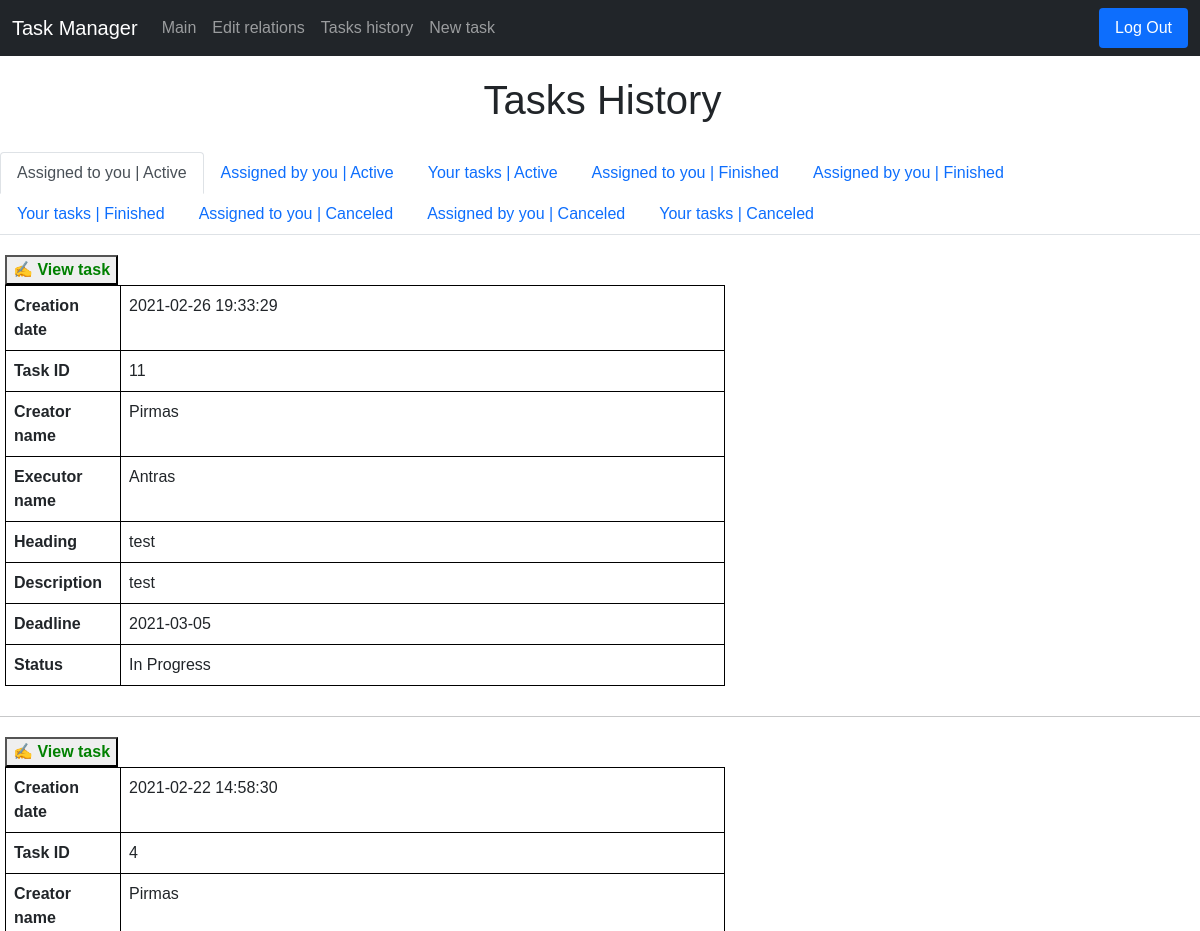
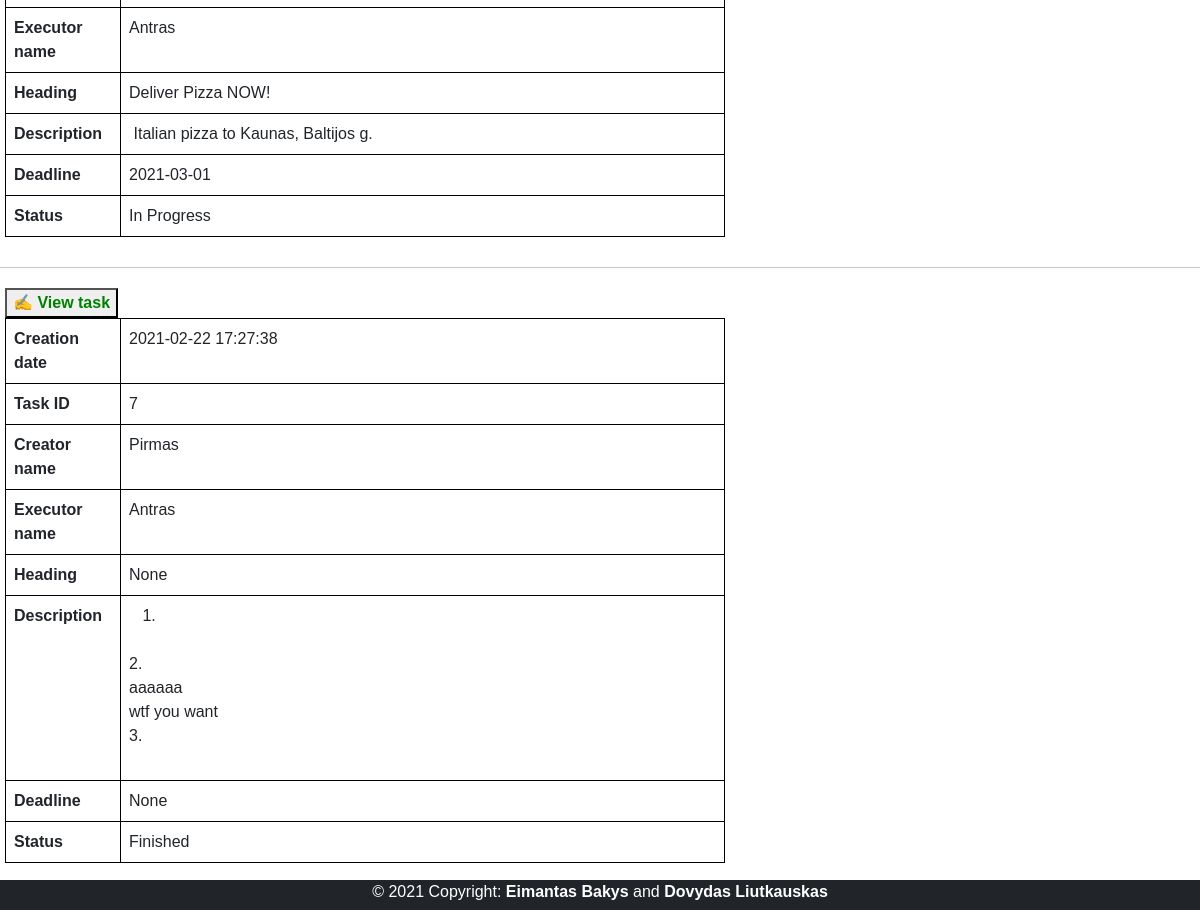
/tasks (signed in), run on the app's committed database (2 pictures, top to bottom).
### tables this page shows
CREATE TABLE tasks(id INTEGER PRIMARY KEY, creator_id INTEGER, executor_id INTEGER, heading TEXT, description TEXT, creation_date TIMESTAMP DEFAULT CURRENT_TIMESTAMP,
deadline_date TIMESTAMP, status INTEGER);

CREATE TABLE users(user_id INTEGER PRIMARY KEY, name TEXT NOT NULL UNIQUE, hash TEXT NOT NULL, position TEXT, company TEXT);

### application.py (the view)
@app.route("/tasks", methods=["GET"])
def tasks():
    connection = sqlite3.connect('data.db')
    db = connection.cursor()
    db.execute("SELECT * FROM tasks WHERE creator_id = ? ORDER BY creation_date DESC", (session["user_id"],))
    creator = db.fetchall()
    db.execute("SELECT * FROM tasks WHERE executor_id = ? ORDER BY creation_date DESC", (session["user_id"],))
    executor = db.fetchall()
    db.execute("SELECT * FROM users")
    users = db.fetchall()
    return render_template("tasks.html", creator=creator, executor=executor, users=users)

### templates/tasks.html (shortened to what this page needs)
{% extends "layout.html" %}
{% block main %}
<h1 class="pageTitle">Tasks History</h1>
<nav>
    <div class="nav nav-tabs" id="nav-tab" role="tablist">
      <button class="nav-link active" id="nav-executor-tab" data-bs-toggle="tab" data-bs-target="#nav-executor" type="button" role="tab" aria-controls="nav-executor" aria-selected="true">Assigned to you | Active</button>
      <button class="nav-link" id="nav-creator-tab" data-bs-toggle="tab" data-bs-target="#nav-creator" type="button" role="tab" aria-controls="nav-creator" aria-selected="false">Assigned by you | Active</button>
      <button class="nav-link" id="nav-yourTasks-tab" data-bs-toggle="tab" data-bs-target="#nav-yourTasks" type="button" role="tab" aria-controls="nav-yourTasks" aria-selected="false">Your tasks | Active</button>
      <button class="nav-link" id="nav-executorF-tab" data-bs-toggle="tab" data-bs-target="#nav-executorF" type="button" role="tab" aria-controls="nav-executorF" aria-selected="false">Assigned to you | Finished</button>
      <button class="nav-link" id="nav-creatorF-tab" data-bs-toggle="tab" data-bs-target="#nav-creatorF" type="button" role="tab" aria-controls="nav-creatorF" aria-selected="false">Assigned by you | Finished</button>
      <button class="nav-link" id="nav-yourTasksF-tab" data-bs-toggle="tab" data-bs-target="#nav-yourTasksF" type="button" role="tab" aria-controls="nav-yourTasksF" aria-selected="false">Your tasks | Finished</button>
      <button class="nav-link" id="nav-executorC-tab" data-bs-toggle="tab" data-bs-target="#nav-executorC" type="button" role="tab" aria-controls="nav-executorC" aria-selected="false">Assigned to you | Canceled</button>
      <button class="nav-link" id="nav-creatorC-tab" data-bs-toggle="tab" data-bs-target="#nav-creatorC" type="button" role="tab" aria-controls="nav-creatorC" aria-selected="false">Assigned by you | Canceled</button>
      <button class="nav-link" id="nav-yourTasksC-tab" data-bs-toggle="tab" data-bs-target="#nav-yourTasksC" type="button" role="tab" aria-controls="nav-yourTasksC" aria-selected="false">Your tasks | Canceled</button>
    </div>
  </nav>
  <div class="tab-content" id="nav-tabContent">
    <div class="tab-pane fade show active" id="nav-executor" role="tabpanel" aria-labelledby="nav-executor-tab">
        {% for row in executor %}
        {% if row[1] != row[2] and row[7] == 0 %}
<div class="container-2" style="margin-top: 20px;">
    <form action="/" method="POST">
        <button type="submit" name="task_id" value="{{ row[0] }}" class="edit">&#9997; View task</button>
        <table class="table">
            <tr class="borderr">
                <th scope="col" class="borderName">Creation date</th>
                <td class="borderr">{{ row[5] }}</td>
            </tr>
            <tr class="borderr">
                <th scope="col" class="borderName">Task ID</th>
                <td class="borderr">{{ row[0] }} </td>
            </tr>
            <tr class="borderr">
                <th scope="col" class="borderName">Creator name</th>
                <td class="borderr">
                    {% for user in users %}
                    {% if user[0] == row[1] %}
                    {{ user[1] }}
                    {% endif %}
                    {% endfor %}
                </td>
            </tr>
            <tr class="borderr">
                <th scope="col" class="borderName">Executor name</th>
                <td class="borderr">
                    {% for user in users %}
                    {% if user[0] == row[2] %}
                    {{ user[1] }}
                    {% endif %}
                    {% endfor %}
                </td>
            </tr>
            <tr class="borderr">
                <th scope="col" class="borderName" tyle="white-space: pre-wrap;">Heading</th>
                <td class="borderr">{{ row[3] }}</td>
            </tr>
            <tr class="borderr">
                <th scope="col" class="borderName">Description</th>
                <td class="borderr" style="white-space: pre-wrap;">{{ row[4] }}</td>
            </tr>
            <tr class="borderr">
                <th scope="col" class="borderName">Deadline</th>
                <td class="borderr">{{ row[6] }}</td>
            </tr>
            <tr class="borderr">
                <th scope="col" class="borderName">Status</th>
                <td class="borderr">In Progress</td>
            </tr>
        </table>
        <hr>
    </form>
</div>
{% endif %}
{% endfor %}
    </div>
          <div class="tab-pane fade show active" id="nav-executorF" role="tabpanel" aria-labelledby="nav-executorF-tab">
            {% for row in executor %}
            {% if row[1] != row[2] and row[7] == 1 %}
    <div class="container-2" style="margin-top: 20px;">
        <form action="/" method="POST">
            <button type="submit" name="task_id" value="{{ row[0] }}" class="edit">&#9997; View task</button>
            <table class="table">
                <tr class="borderr">
                    <th scope="col" class="borderName">Creation date</th>
                    <td class="borderr">{{ row[5] }}</td>
                </tr>
                <tr class="borderr">
                    <th scope="col" class="borderName">Task ID</th>
                    <td class="borderr">{{ row[0] }} </td>
                </tr>
                <tr class="borderr">
                    <th scope="col" class="borderName">Creator name</th>
                    <td class="borderr">
                        {% for user in users %}
                        {% if user[0] == row[1] %}
                        {{ user[1] }}
                        {% endif %}
                        {% endfor %}
                    </td>
                </tr>
                <tr class="borderr">
                    <th scope="col" class="borderName">Executor name</th>
                    <td class="borderr">
                        {% for user in users %}
                        {% if user[0] == row[2] %}
                        {{ user[1] }}
                        {% endif %}
                        {% endfor %}
                    </td>
                </tr>
                <tr class="borderr">
                    <th scope="col" class="borderName" tyle="white-space: pre-wrap;">Heading</th>
                    <td class="borderr">{{ row[3] }}</td>
                </tr>
                <tr class="borderr">
                    <th scope="col" class="borderName">Description</th>
                    <td class="borderr" style="white-space: pre-wrap;">{{ row[4] }}</td>
                </tr>
                <tr class="borderr">
                    <th scope="col" class="borderName">Deadline</th>
                    <td class="borderr">{{ row[6] }}</td>
                </tr>
                <tr class="borderr">
                    <th scope="col" class="borderName">Status</th>
                    <td class="borderr">Finished</td>
                </tr>
            </table>
        </form>
    </div>
    {% endif %}
    {% endfor %}
        </div>
  </div>
{% endblock %}

### templates/layout.html (shortened to what this page needs)
<!doctype html>
<html lang="en">
<head>
  <link href="https://cdn.jsdelivr.net/npm/bootstrap@5.0.0-beta2/dist/css/bootstrap.min.css" rel="stylesheet"
>
  <link href="/static/styles.css" rel="stylesheet">
</head>
<body>
  <nav class="navbar navbar-expand-lg navbar-dark bg-dark">
    <div class="container-fluid">
      <a class="navbar-brand">Task Manager</a>
      <div class="collapse navbar-collapse justify-content-start" id="navbarNav">
        {% if session.user_id %}
        <ul class="navbar-nav">
          <li class="nav-item">
            <a class="nav-link" href='{{ url_for("index") }}'>Main</a>
          </li>
          <li class="nav-item">
            <a class="nav-link" href='{{ url_for("relations") }}'>Edit relations</a>
          </li>
          <li class="nav-item">
            <a class="nav-link" href='{{ url_for("tasks") }}'>Tasks history</a>
          </li>
          <li class="nav-item">
            <a class="nav-link" href='{{ url_for("new_task") }}'>New task</a>
          </li>
        </ul>
      </div>
      <div class="collapse navbar-collapse justify-content-end" id="navbarNav">
        <ul class="nav nav-pills">
          <li class="nav-item">
            <a class="nav-link active" href="/logout">Log Out</a>
          </li>
        </ul>
      </div>
      {% endif %}
    </div>
  </nav>
  <main>
    {% block main %}{% endblock %}
  </main>
  <div class="fixed-bottom">
    <footer>
      <a>© 2021 Copyright: <b>Eimantas Bakys</b> and <b>Dovydas Liutkauskas</b></a>
    </footer>
  </div>
</body>
</html>

### static/styles.css (style rules this page uses)
footer { width: 100%; background-color: rgb(33,37,41); height: 30px; color: white; text-align: center; }
.pageTitle { padding: 20px; text-align: center; margin-left: 5px; }
.table { width: 60%; margin-left: 5px; margin-bottom: 30px; }
.borderr { border: 1px solid black; }
.borderName { width: 16%; }
.edit { margin-left: 5px; font-weight: bold; color: green; }
body { font-family: Verdana, Geneva, Tahoma, sans-serif }

### data on the page
tasks: creation_date "2021-02-26 19:33:29", id "11", heading "test", description "test", deadline_date "2021-03-05"
users: name "Pirmas"
users: name "Antras"
tasks: creation_date "2021-02-22 14:58:30", id "4", heading "Deliver Pizza NOW!", description "Italian pizza to Kaunas, Baltijos g.", deadline_date "2021-03-01"
tasks: creation_date "2021-02-22 17:27:38", id "7", row "None", description "1. 2. aaaaaa wtf you want 3."
